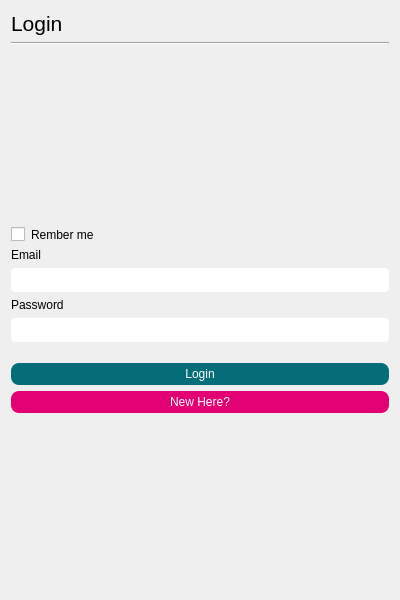
<?xml version="1.0" encoding="UTF-8"?>
<ui version="4.0">
 <class>LoginForm</class>
 <widget class="QDialog" name="LoginForm">
  <property name="geometry">
   <rect>
    <x>0</x>
    <y>0</y>
    <width>400</width>
    <height>600</height>
   </rect>
  </property>
  <property name="minimumSize">
   <size>
    <width>400</width>
    <height>600</height>
   </size>
  </property>
  <property name="maximumSize">
   <size>
    <width>568</width>
    <height>931</height>
   </size>
  </property>
  <property name="windowTitle">
   <string>Dialog</string>
  </property>
  <layout class="QVBoxLayout" name="verticalLayout">
   <item>
    <widget class="QLabel" name="label_3">
     <property name="sizePolicy">
      <sizepolicy hsizetype="Preferred" vsizetype="Fixed">
       <horstretch>0</horstretch>
       <verstretch>0</verstretch>
      </sizepolicy>
     </property>
     <property name="font">
      <font>
       <pointsize>16</pointsize>
      </font>
     </property>
     <property name="text">
      <string>Login</string>
     </property>
    </widget>
   </item>
   <item>
    <widget class="Line" name="line">
     <property name="orientation">
      <enum>Qt::Horizontal</enum>
     </property>
    </widget>
   </item>
   <item>
    <spacer name="verticalSpacer">
     <property name="orientation">
      <enum>Qt::Vertical</enum>
     </property>
     <property name="sizeHint" stdset="0">
      <size>
       <width>20</width>
       <height>40</height>
      </size>
     </property>
    </spacer>
   </item>
   <item>
    <widget class="QCheckBox" name="RememberMe">
     <property name="styleSheet">
      <string notr="true">border-radius:4px;</string>
     </property>
     <property name="text">
      <string>Rember me</string>
     </property>
    </widget>
   </item>
   <item>
    <widget class="QLabel" name="label_2">
     <property name="sizePolicy">
      <sizepolicy hsizetype="Preferred" vsizetype="Fixed">
       <horstretch>0</horstretch>
       <verstretch>0</verstretch>
      </sizepolicy>
     </property>
     <property name="text">
      <string>Email</string>
     </property>
    </widget>
   </item>
   <item>
    <widget class="QLineEdit" name="Email">
     <property name="styleSheet">
      <string notr="true">border-radius:4px;
padding:4px</string>
     </property>
    </widget>
   </item>
   <item>
    <widget class="QLabel" name="label">
     <property name="sizePolicy">
      <sizepolicy hsizetype="Preferred" vsizetype="Fixed">
       <horstretch>0</horstretch>
       <verstretch>0</verstretch>
      </sizepolicy>
     </property>
     <property name="text">
      <string>Password</string>
     </property>
    </widget>
   </item>
   <item>
    <widget class="QLineEdit" name="Password">
     <property name="styleSheet">
      <string notr="true">border-radius:4px;
padding:4px;</string>
     </property>
     <property name="echoMode">
      <enum>QLineEdit::Password</enum>
     </property>
    </widget>
   </item>
   <item>
    <spacer name="horizontalSpacer">
     <property name="orientation">
      <enum>Qt::Vertical</enum>
     </property>
     <property name="sizeType">
      <enum>QSizePolicy::Fixed</enum>
     </property>
     <property name="sizeHint" stdset="0">
      <size>
       <width>20</width>
       <height>15</height>
      </size>
     </property>
    </spacer>
   </item>
   <item>
    <widget class="QPushButton" name="LoginBtn">
     <property name="styleSheet">
      <string notr="true">background-color: rgb(5, 109, 120);
color: rgb(255, 255, 255);
border-radius:8px;
padding-top:4px;
padding-bottom:4px;
padding-left:25px;
padding-right:25px;</string>
     </property>
     <property name="text">
      <string>Login</string>
     </property>
    </widget>
   </item>
   <item>
    <widget class="QPushButton" name="NewHereBtn">
     <property name="styleSheet">
      <string notr="true">background-color:rgb(227, 0, 114);
color: rgb(255, 255, 255);
border-radius:8px;
padding-top:4px;
padding-bottom:4px;
padding-left:25px;
padding-right:25px;</string>
     </property>
     <property name="text">
      <string>New Here?</string>
     </property>
    </widget>
   </item>
   <item>
    <spacer name="verticalSpacer_2">
     <property name="orientation">
      <enum>Qt::Vertical</enum>
     </property>
     <property name="sizeHint" stdset="0">
      <size>
       <width>20</width>
       <height>40</height>
      </size>
     </property>
    </spacer>
   </item>
  </layout>
 </widget>
 <resources/>
 <connections/>
</ui>
